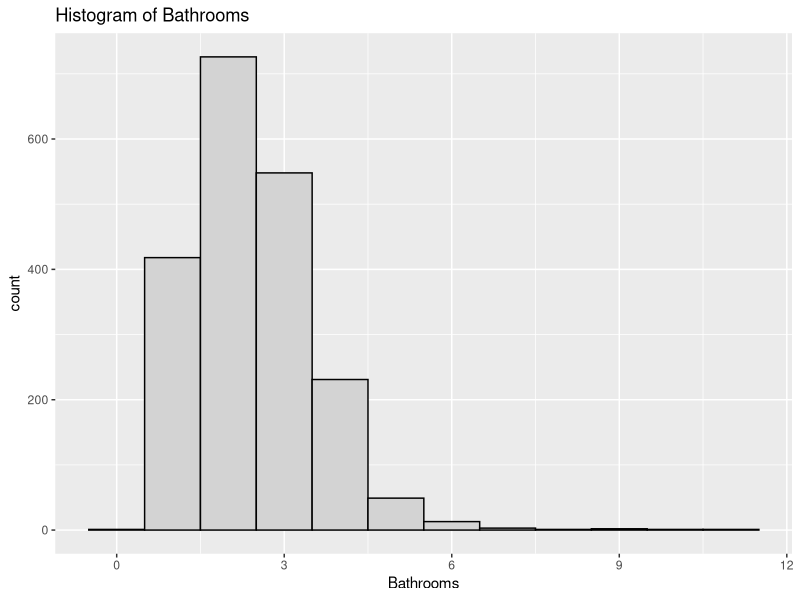
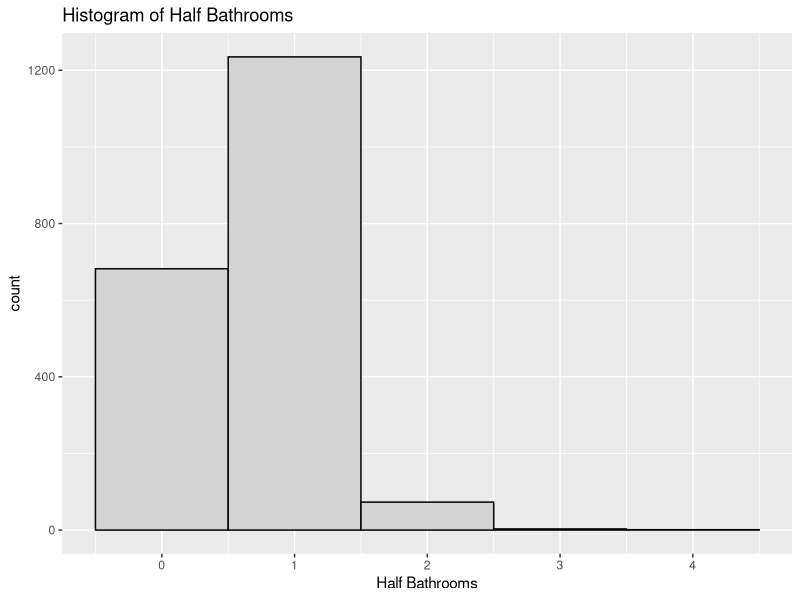
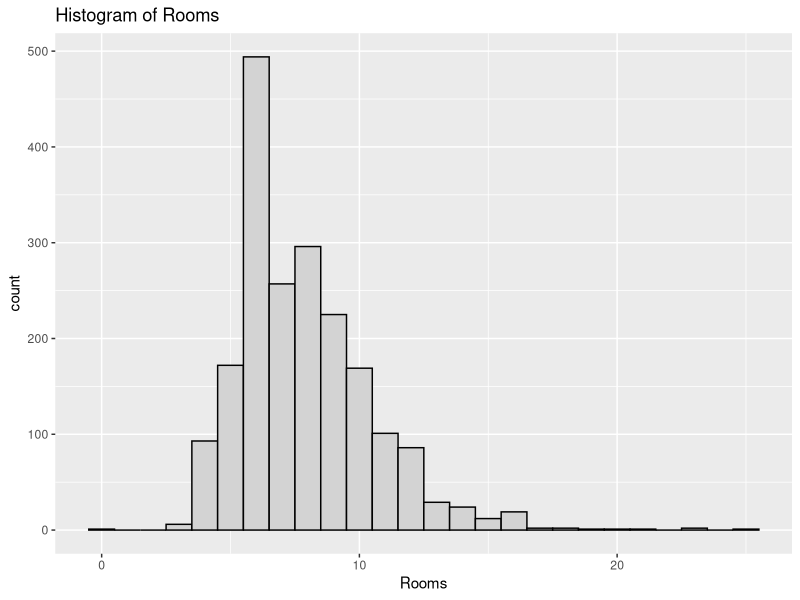
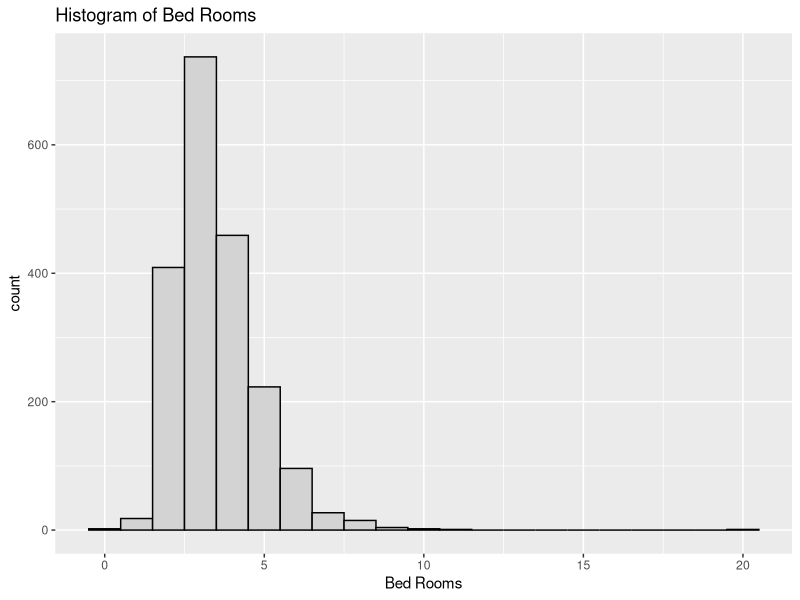
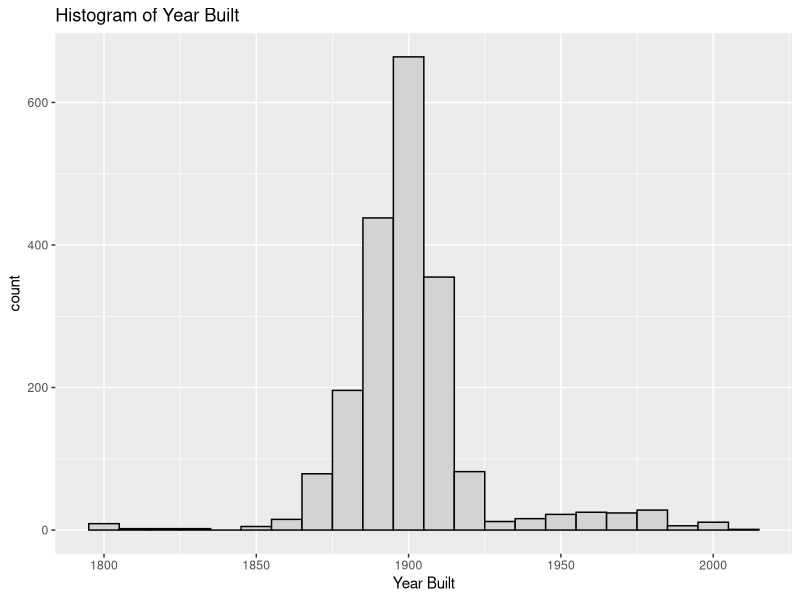
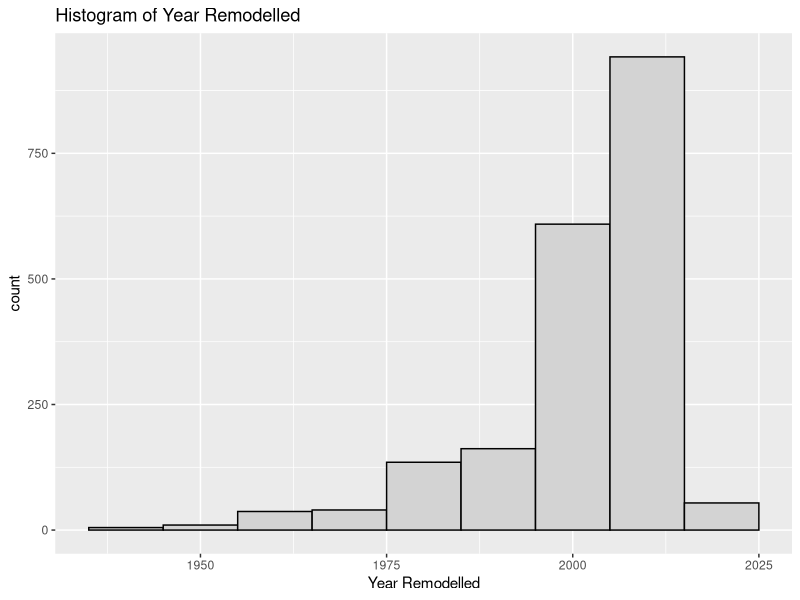
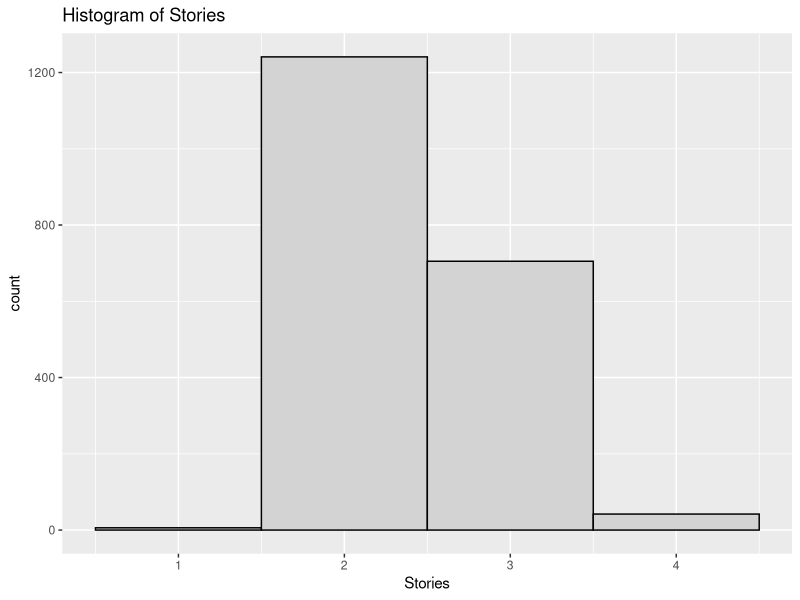
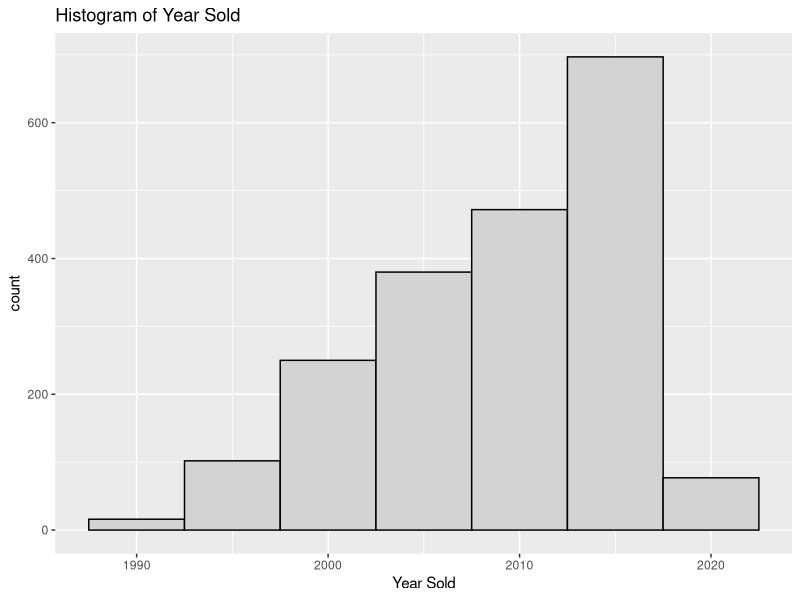

Here is the R script that generated these plots, in order:
## ---- chunk 1
knitr::opts_chunk$set(echo = TRUE)
library(ggplot2)
library(dplyr)
library(readr)
library(car)
library(broom)
library(corrplot)

## ---- chunk 2
# 1. Abstract

## ---- chunk 3
# 2. Introduction
## ---- chunk 4

# 3. Overview of the dataset

## ---- chunk 5

# 4. Exploratory analysis

houses <- read.csv("DC_properties_clean.csv")

excl_rows <- houses[sample(nrow(houses), 5), ] # Exclude Random Rows
houses <- setdiff(houses, excl_rows)

houses$CNDTN <- factor(houses$CNDTN, order = TRUE, levels = c("Fair", "Average", "Good", "Very Good", "Excellent"))

fit <- lm(data = houses, PRICE ~ BATHRM + HF_BATHRM  + ROOMS + BEDRM + AYB + YR_RMDL + STORIES + SALEMONTH + SALEDAY + SALEYEAR + GBA + CNDTN + LANDAREA)



#Histograms to examine distribution of each variable

ggplot(houses, aes(x = BATHRM))+
  geom_histogram(color="black", fill="light gray", binwidth = 1)+
  labs(x="Bathrooms", title="Histogram of Bathrooms")

ggplot(houses, aes(x = HF_BATHRM))+
  geom_histogram(color="black", fill="light gray", binwidth = 1)+
  labs(x="Half Bathrooms", title="Histogram of Half Bathrooms")

ggplot(houses, aes(x = ROOMS))+
  geom_histogram(color="black", fill="light gray", binwidth = 1)+
  labs(x="Rooms", title="Histogram of Rooms")

ggplot(houses, aes(x = BEDRM))+
  geom_histogram(color="black", fill="light gray", binwidth = 1)+
  labs(x="Bed Rooms", title="Histogram of Bed Rooms")

ggplot(houses, aes(x = AYB))+
  geom_histogram(color="black", fill="light gray", binwidth = 10)+
  labs(x="Year Built", title="Histogram of Year Built")

ggplot(houses, aes(x = YR_RMDL))+
  geom_histogram(color="black", fill="light gray", binwidth = 10)+
  labs(x="Year Remodelled", title="Histogram of Year Remodelled")

ggplot(houses, aes(x = STORIES))+
  geom_histogram(color="black", fill="light gray", binwidth = 1)+
  labs(x="Stories", title="Histogram of Stories")

ggplot(houses, aes(x = SALEYEAR))+
  geom_histogram(color="black", fill="light gray", binwidth = 5)+
  labs(x="Year Sold", title="Histogram of Year Sold")

ggplot(houses, aes(x = SALEMONTH))+
  geom_histogram(color="black", fill="light gray", binwidth = 1)+
  labs(x="Month Sold", title="Histogram of Month Sold")

ggplot(houses, aes(x = SALEDAY))+
  geom_histogram(color="black", fill="light gray", binwidth = 4)+
  labs(x="Day Sold", title="Histogram of Day Sold")

ggplot(houses, aes(x = GBA))+
  geom_histogram(color="black", fill="light gray", binwidth = 100)+
  labs(x="Square Footage", title="Histogram of Square Footage")

ggplot(houses, aes(x = LANDAREA))+
  geom_histogram(color="black", fill="light gray", binwidth = 100)+
  labs(x="Land Area", title="Histogram of Land Area")

ggplot(houses, aes(x = CNDTN))+
  geom_bar(color="black", fill="light gray")+
  labs(x="Land Area", title="Bar Plot of Land Area")

# Boxplots to identify outliers

boxplot(houses$BATHRM, main="Bathrooms", sub=paste("Outlier rows: ", boxplot.stats(houses$BATHRM)$out))

boxplot(houses$HF_BATHRM, main="Half Bathrooms", sub=paste("Outlier rows: ", boxplot.stats(houses$HF_BATHRM)$out))

boxplot(houses$ROOMS, main="Rooms", sub=paste("Outlier rows: ", boxplot.stats(houses$ROOMS)$out))

boxplot(houses$BEDRM, main="Bedrooms", sub=paste("Outlier rows: ", boxplot.stats(houses$BEDRM)$out))

boxplot(houses$AYB, main="Year Built", sub=paste("Outlier rows: ", boxplot.stats(houses$AYB)$out))

boxplot(houses$YR_RMDL, main="Year Remodeled", sub=paste("Outlier rows: ", boxplot.stats(houses$YR_RMDL)$out))

boxplot(houses$STORIES, main="Stories", sub=paste("Outlier rows: ", boxplot.stats(houses$STORIES)$out))

boxplot(houses$SALEYEAR, main="Year of Most Recent Sale", sub=paste("Outlier rows: ", boxplot.stats(houses$SALEYEAR)$out))

boxplot(houses$GBA, main="Gross Building Area", sub=paste("Outlier rows: ", boxplot.stats(houses$GBA)$out))

boxplot(houses$CNDTN, main="Condition", sub=paste("Outlier rows: ", boxplot.stats(houses$CNDTN)$out))

boxplot(houses$LANDAREA, main="Land Area", sub=paste("Outlier rows: ", boxplot.stats(houses$LANDAREA)$out))

boxplot(houses$PRICE, main="Price", sub=paste("Outlier rows: ", boxplot.stats(houses$PRICE)$out))

# Boxplots to identify outliers

boxa <- boxplot(houses$BATHRM, main="Bathrooms", sub=paste("Outlier rows: ", boxplot.stats(houses$BATHRM)$out))

boxb <- boxplot(houses$HF_BATHRM, main="Half Bathrooms", sub=paste("Outlier rows: ", boxplot.stats(houses$HF_BATHRM)$out))

boxc <- boxplot(houses$ROOMS, main="Rooms", sub=paste("Outlier rows: ", boxplot.stats(houses$ROOMS)$out))


# scatterplots
# price by room
room_price <- ggplot(houses, aes(x = ROOMS, y = PRICE))
room_price + geom_point()

# price by year
year_price <- ggplot(houses, aes(x = SALEYEAR, y = PRICE))
year_price + geom_point()

# price by month
month_price <- ggplot(houses, aes(x = SALEMONTH, y = PRICE))
month_price + geom_point()

# price by day of month
day_price <- ggplot(houses, aes(x = SALEDAY, y = PRICE))
day_price + geom_point()


# Use corrplot to display a correlation matrix of that variables
library(corrplot)
corr_matrix <- cor(data.frame(houses$HF_BATHRM, houses$BATHRM, houses$ROOMS, houses$BEDRM,houses$AYB, houses$YR_RMDL, houses$PRICE, houses$SALEDAY, houses$SALEMONTH, houses$SALEYEAR, houses$STORIES, houses$LANDAREA, houses$GBA))
corrplot(corr_matrix, type = "upper", order = "hclust", 
         tl.col = "black", tl.srt = 45)


# capture model summary as an object
modelSummary <- summary(fit)

# model coefficients
modelCoeffs <- modelSummary$coefficients



## ---- chunk 6

# 5. Identification and evaluation of suitable model

fit <- lm(data = houses, PRICE ~ BATHRM + HF_BATHRM  + ROOMS + BEDRM + AYB + YR_RMDL + STORIES + SALEMONTH + SALEDAY + SALEYEAR + GBA + CNDTN + LANDAREA)

# Review p-values, check sign of estimates

summary(fit)

## ---- chunk 7

# Review ANOVA and compare F statistic

anova(fit)

## ---- chunk 8

# Residual plot and look for non-constant variance

fit.df <- augment(fit)
ggplot(fit.df, aes(x = .fitted, y = .resid))+
  geom_point()+
  geom_hline(yintercept = 0, linetype = 2)+
  labs( x = "Fitted Values", y = "Residuals")

## ---- chunk 9
# Shapiro-Wilk test for normality

shapiro.test(fit$residuals)

## ---- chunk 10
# ncvTest for constant variance

ncvTest(fit)

## ---- chunk 11

# Variance Inflation Factor (used to identify multicllinearity >= 10)

vif(fit)

## ---- chunk 12
# Review R2 value
# From summary above: adjusted R^2 = .6984

# Drop non-significant predictor variables (Droped AYB: +.0002, Rooms: No change, other lower)
fit <- lm(data = houses, PRICE ~ BATHRM + HF_BATHRM  + BEDRM + YR_RMDL + STORIES + SALEMONTH + SALEDAY + SALEYEAR + GBA + CNDTN + LANDAREA)
summary(fit)

# If multicollinearity is present, drop one correlated variable (None present)

# Transform the outcome variable if the residual plot looks suspicious
powerTransform(houses$PRICE) #.33 -> sqrt

## ---- chunk 13

# log lowers R2: .6585
fit <- lm(data = houses, log(PRICE) ~ BATHRM + HF_BATHRM  + BEDRM + YR_RMDL + STORIES + SALEMONTH + SALEDAY + SALEYEAR + GBA + CNDTN + LANDAREA)
summary(fit)
# sqrt increase R2: .7471, drop YR_RMDL + .0001
fit <- lm(data = houses, sqrt(PRICE) ~ BATHRM + HF_BATHRM  + BEDRM  + STORIES + SALEMONTH + SALEDAY + SALEYEAR + GBA + CNDTN + LANDAREA)
summary(fit)
# inverse drastically decrease
fit <- lm(data = houses, I(1/PRICE) ~ BATHRM + HF_BATHRM  + BEDRM  + STORIES + SALEMONTH + SALEDAY + SALEYEAR + GBA + CNDTN + LANDAREA)
summary(fit)

#Variable Transformations
powerTransform(houses$BATHRM+1) # -.011
powerTransform(houses$HF_BATHRM+1) # .776
powerTransform(houses$BEDRM+1) # -.130
powerTransform(houses$STORIES+1) # -2.084
powerTransform(houses$SALEMONTH) # .809
powerTransform(houses$SALEYEAR-1990) # 1.48 - didn't help
powerTransform(houses$GBA) # -.08 -> LOG
powerTransform(houses$LANDAREA) # .35 -> SQRT

fit_final <- lm(data = houses, sqrt(PRICE) ~  BATHRM  + HF_BATHRM  + BEDRM + log(BEDRM+1) + STORIES  + SALEMONTH + SALEDAY + SALEYEAR  + GBA + log(GBA) + CNDTN + LANDAREA )
summary(fit_final) # R^2 increased to .7558

fit.df <- augment(fit)
ggplot(fit.df, aes(x = .fitted, y = .resid))+
  geom_point()+
  geom_hline(yintercept = 0, linetype = 2)+
  labs( x = "Fitted Values", y = "Residuals")

## ---- chunk 14

shapiro.test(fit$residuals)
ncvTest(fit)
vif(fit)

#using AIC & BIC for model comparison
AIC(fit) # AIC
BIC(fit) # BIC

AIC(fit_final) # AIC 
BIC(fit_final) # BIC 

# The AIC and BIC for fit_final are both lower, so that is the better model

## ---- chunk 15

# 6. Application of the model 

# Test on excluded rows
predict(fit, newdata = excl_rows, interval = "predict")

## ---- chunk 16

# 7. Limitations and assumptions   
